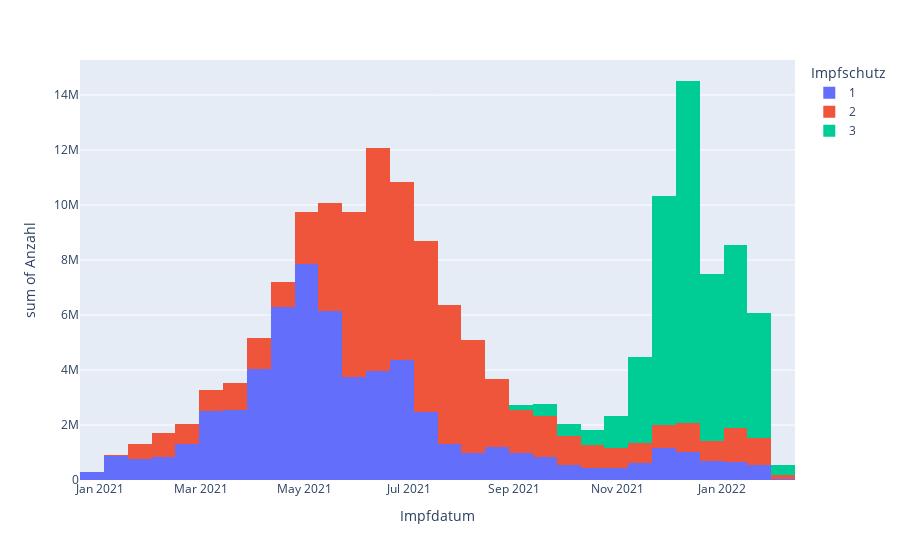

The notebook cell saved with this chart:
### Markdown cell above
- LandkreisId_Impfort: Identifikationsnummer des Landkreises basierend auf dem Amtlichen Gemeindeschlüssel (AGS). Impfungen des Bundesressorts werden separat ausgewiesen, da die Impfstellen des Bundes ohne exakte Angabe des Impfortes melden.
- Altersgruppe: Altersgruppen der in der Impfgruppe enthaltenen Fälle nach Schema der KBV
- Impfschutz: 1: Unvollständiger Impfschutz, 2: Vollständiger Impfschutz, 3: Aufgefrischter Impfschutz

### Code cell
px.histogram(rki.groupby(['Impfdatum','Impfschutz']).sum().reset_index(),'Impfdatum', 'Anzahl',color='Impfschutz')

### Figure 1 — Plotly figure (JSON) as saved in the notebook; plotly's stock layout.template omitted (floating-point values rounded to 4 significant figures; data arrays with more than 128 entries replaced by an {"elided": "..."} marker saying what was removed)
{"data": [{"alignmentgroup": "True", "bingroup": "x", "histfunc": "sum", "hovertemplate": "Impfschutz=1<br>Impfdatum=%{x}<br>sum of Anzahl=%{y}<extra></extra>", "legendgroup": "1", "marker": {"color": "#636efa", "pattern": {"shape": ""}}, "name": "1", "offsetgroup": "1", "orientation": "v", "showlegend": true, "type": "histogram", "x": {"elided": "402 str values"}, "xaxis": "x", "y": {"elided": "402 int values"}, "yaxis": "y"}, {"alignmentgroup": "True", "bingroup": "x", "histfunc": "sum", "hovertemplate": "Impfschutz=2<br>Impfdatum=%{x}<br>sum of Anzahl=%{y}<extra></extra>", "legendgroup": "2", "marker": {"color": "#EF553B", "pattern": {"shape": ""}}, "name": "2", "offsetgroup": "2", "orientation": "v", "showlegend": true, "type": "histogram", "x": {"elided": "400 str values"}, "xaxis": "x", "y": {"elided": "400 int values"}, "yaxis": "y"}, {"alignmentgroup": "True", "bingroup": "x", "histfunc": "sum", "hovertemplate": "Impfschutz=3<br>Impfdatum=%{x}<br>sum of Anzahl=%{y}<extra></extra>", "legendgroup": "3", "marker": {"color": "#00cc96", "pattern": {"shape": ""}}, "name": "3", "offsetgroup": "3", "orientation": "v", "showlegend": true, "type": "histogram", "x": {"elided": "244 str values"}, "xaxis": "x", "y": {"elided": "244 int values"}, "yaxis": "y"}], "layout": {"barmode": "relative", "legend": {"title": {"text": "Impfschutz"}, "tracegroupgap": 0}, "margin": {"t": 60}, "xaxis": {"anchor": "y", "domain": [0, 1], "title": {"text": "Impfdatum"}}, "yaxis": {"anchor": "x", "domain": [0, 1], "title": {"text": "sum of Anzahl"}}}}
